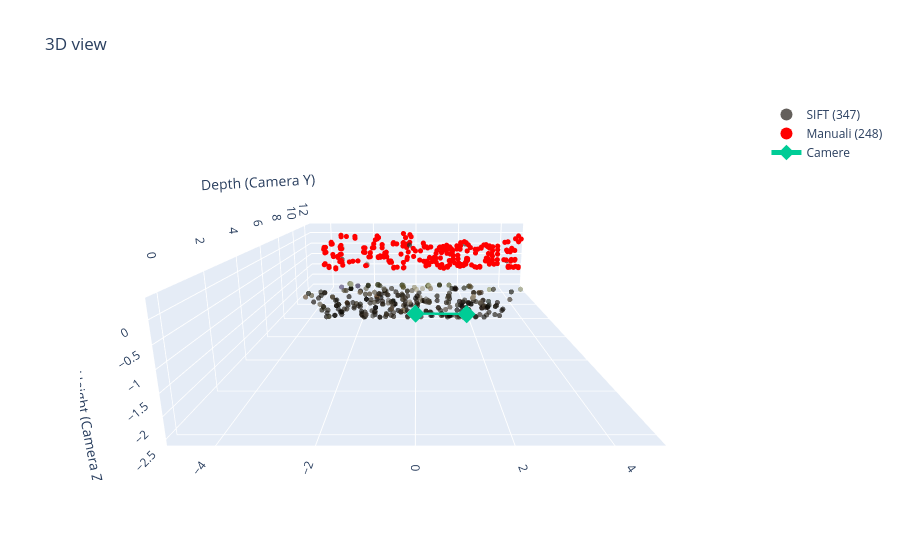

Notebook source saved alongside this figure:
### Code cell
import os
import sys
import numpy as np
import cv2
import plotly.graph_objects as go

SHOW_CAMERAS = True

IMG1_PATH = "object/img1.JPG"
CALIB_PATH = "camera_calib.npz"
E_RES_PATH = "outputs/E_results.npz"

OUT_DIR = "outputs"
os.makedirs(OUT_DIR, exist_ok=True)

HTML_OUT_PATH = os.path.join(OUT_DIR, "3d_view.html")

img1 = cv2.imread(IMG1_PATH)
assert img1 is not None, "Error loading img1."
img1_rgb = cv2.cvtColor(img1, cv2.COLOR_BGR2RGB)

cal = np.load(CALIB_PATH)
K = cal["K"].astype(np.float64)
dist = cal["dist"].astype(np.float64)

img1_u = cv2.undistort(img1, K, dist)
img1_u_rgb = cv2.cvtColor(img1_u, cv2.COLOR_BGR2RGB)

res = np.load(E_RES_PATH, allow_pickle=True)

if "E_8" not in res:
    raise RuntimeError("E_8 not found in E_results.npz: regenerate step 2, saving E_8.")
E = res["E_8"].astype(np.float64)

if "mask_8" not in res:
    raise RuntimeError(
        "mask_8 is not present in E_results.npz.\n"
        "Regenerate E_results.npz using step 2 that saves mask_8."
    )
mask_in = res["mask_8"].astype(bool)
print("E_8 + mask_8 used (no fallback to OpenCV)")

if "pts1_px" not in res or "pts1_norm" not in res or "pts2_norm" not in res:
    raise RuntimeError(
        "The file E_results.npz is missing pts1_px / pts1_norm / pts2_norm.\n"
        "Make sure that step 2 saves these arrays."
    )

pts1_px = res["pts1_px"].astype(np.float64)
pts1_norm = res["pts1_norm"].astype(np.float64)
pts2_norm = res["pts2_norm"].astype(np.float64)

src_is_manual = res["src_is_manual"].astype(bool) if "src_is_manual" in res else np.zeros(len(pts1_px), dtype=bool)

pts1_n = pts1_norm[mask_in].reshape(-1, 1, 2)
pts2_n = pts2_norm[mask_in].reshape(-1, 1, 2)
pts1_p = pts1_px[mask_in]
is_manual = src_is_manual[mask_in]

retval, R, t, mask_pose = cv2.recoverPose(E, pts1_n, pts2_n, np.eye(3))
mask_pose = mask_pose.ravel().astype(bool)

pts1_final_n = pts1_n[mask_pose].reshape(-1, 2)
pts2_final_n = pts2_n[mask_pose].reshape(-1, 2)
pts1_final_px = pts1_p[mask_pose].astype(np.int32)
is_manual_final = is_manual[mask_pose]

P1 = np.hstack([np.eye(3), np.zeros((3, 1))])
P2 = np.hstack([R, t])

X_h = cv2.triangulatePoints(P1, P2, pts1_final_n.T, pts2_final_n.T)
X = (X_h[:3, :] / (X_h[3, :] + 1e-12)).T

pts1_final_u_px = cv2.undistortPoints(
    pts1_final_px.reshape(-1, 1, 2).astype(np.float64),
    K, dist, P=K
).reshape(-1, 2)
pts1_final_u_px = np.rint(pts1_final_u_px).astype(np.int32)

colors_rgb = []
h0, w0 = img1_rgb.shape[:2]
h1, w1 = img1_u_rgb.shape[:2]
for i, pt in enumerate(pts1_final_px):
    if is_manual_final[i]:
        u, v = int(pt[0]), int(pt[1])
        v = int(np.clip(v, 0, h0 - 1))
        u = int(np.clip(u, 0, w0 - 1))
        c = img1_rgb[v, u] / 255.0
    else:
        u, v = int(pts1_final_u_px[i, 0]), int(pts1_final_u_px[i, 1])
        v = int(np.clip(v, 0, h1 - 1))
        u = int(np.clip(u, 0, w1 - 1))
        c = img1_u_rgb[v, u] / 255.0
    colors_rgb.append(c)
colors_rgb = np.asarray(colors_rgb, dtype=np.float64)

X2 = (R @ X.T + t).T
mask_cheir = (X[:, 2] > 0) & (X2[:, 2] > 0)

dists_all = np.linalg.norm(X, axis=1)
th = np.quantile(dists_all[mask_cheir], 0.9) if np.sum(mask_cheir) > 0 else np.inf
mask_dist = dists_all < th

mask_keep = mask_cheir & mask_dist
X = X[mask_keep]
colors_rgb = colors_rgb[mask_keep]
is_manual_final = is_manual_final[mask_keep]

n_sift = int(np.sum(~is_manual_final))
n_manual = int(np.sum(is_manual_final))
print(f"Reconstructed points: {len(X)} (SIFT={n_sift}, MANUAL={n_manual})")

def transform_to_plot(pts):
    x_p = pts[:, 0]
    y_p = pts[:, 2]
    z_p = -pts[:, 1]
    return x_p, y_p, z_p

def camera_center_from_Rt(R, t):
    return (-R.T @ t).reshape(3)

def rgb_str(c):
    r, g, b = (np.clip(c, 0, 1) * 255).astype(int)
    return f"rgb({r},{g},{b})"

sift_mask = ~is_manual_final
manual_mask = is_manual_final

data = []

if np.sum(sift_mask) > 0:
    xs, ys, zs = transform_to_plot(X[sift_mask])
    cols = [rgb_str(c) for c in colors_rgb[sift_mask]]
    data.append(go.Scatter3d(
        x=xs, y=ys, z=zs,
        mode="markers",
        name=f"SIFT ({n_sift})",
        marker=dict(size=3, color=cols, opacity=0.65)
    ))

if np.sum(manual_mask) > 0:
    xm, ym, zm = transform_to_plot(X[manual_mask])
    data.append(go.Scatter3d(
        x=xm, y=ym, z=zm,
        mode="markers",
        name=f"Manuali ({n_manual})",
        marker=dict(size=3, color="red", opacity=1.0)
    ))

if SHOW_CAMERAS:
    C1 = np.zeros(3)
    C2 = camera_center_from_Rt(R, t)
    C_plot = np.vstack([C1, C2])
    xc, yc, zc = transform_to_plot(C_plot)

    data.append(go.Scatter3d(
        x=xc, y=yc, z=zc,
        mode="markers+lines",
        name="Camere",
        marker=dict(size=6, symbol="diamond"),
        line=dict(width=5)
    ))

fig = go.Figure(data=data)

fig.update_layout(
    title="3D view",
    scene=dict(
        xaxis_title="X (Left-Right)",
        yaxis_title="Depth (Camera Y)",
        zaxis_title="Height (Camera Z)",
        aspectmode="data"
    ),
    legend=dict(itemsizing="constant")
)

fig.update_layout(
    scene_camera=dict(
        eye=dict(x=0.0, y=-2, z=0.5),
        center=dict(x=0.0, y=0.0, z=0.0),
        up=dict(x=0.0, y=0.0, z=0.5),
    )
)

fig.write_html(HTML_OUT_PATH, include_plotlyjs="cdn")
print(f"Saved HTML to: {HTML_OUT_PATH}")

fig.show()

### Figure 1 — Plotly figure (JSON) as saved in the notebook; plotly's stock layout.template omitted (floating-point values rounded to 4 significant figures; data arrays with more than 128 entries replaced by an {"elided": "..."} marker saying what was removed)
{"data": [{"marker": {"color": {"elided": "347 str values"}, "opacity": 0.65, "size": 3}, "mode": "markers", "name": "SIFT (347)", "type": "scatter3d", "x": {"elided": "347 float values"}, "y": {"elided": "347 float values"}, "z": {"elided": "347 float values"}}, {"marker": {"color": "red", "opacity": 1, "size": 3}, "mode": "markers", "name": "Manuali (248)", "type": "scatter3d", "x": {"elided": "248 float values"}, "y": {"elided": "248 float values"}, "z": {"elided": "248 float values"}}, {"line": {"width": 5}, "marker": {"size": 6, "symbol": "diamond"}, "mode": "markers+lines", "name": "Camere", "type": "scatter3d", "x": [0.0, 0.9992], "y": [0.0, 0.03463], "z": [-0.0, -0.02216]}], "layout": {"legend": {"itemsizing": "constant"}, "scene": {"aspectmode": "data", "camera": {"center": {"x": 0, "y": 0, "z": 0}, "eye": {"x": 0, "y": -2, "z": 0.5}, "up": {"x": 0, "y": 0, "z": 0.5}}, "xaxis": {"title": {"text": "X (Left-Right)"}}, "yaxis": {"title": {"text": "Depth (Camera Y)"}}, "zaxis": {"title": {"text": "Height (Camera Z)"}}}, "title": {"text": "3D view"}}}
